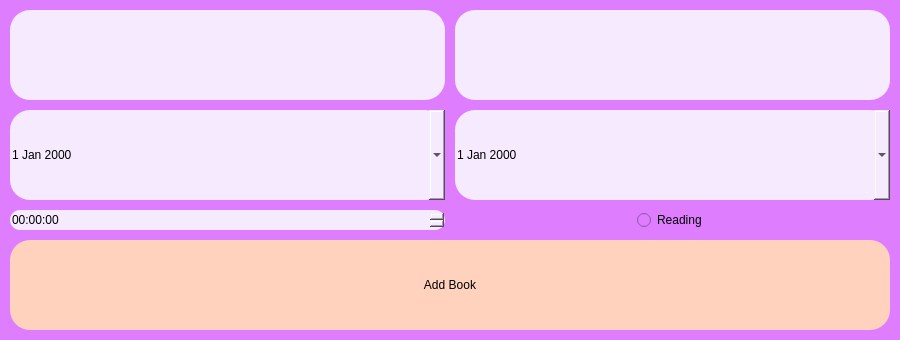
<?xml version="1.0" encoding="UTF-8"?>
<ui version="4.0">
 <class>MainWindow</class>
 <widget class="QMainWindow" name="MainWindow">
  <property name="geometry">
   <rect>
    <x>0</x>
    <y>0</y>
    <width>900</width>
    <height>340</height>
   </rect>
  </property>
  <property name="minimumSize">
   <size>
    <width>900</width>
    <height>150</height>
   </size>
  </property>
  <property name="windowTitle">
   <string>MainWindow</string>
  </property>
  <widget class="QWidget" name="centralwidget">
   <property name="styleSheet">
    <string notr="true">background-color: rgb(231, 149, 238);</string>
   </property>
   <layout class="QGridLayout" name="gridLayout_2">
    <property name="leftMargin">
     <number>0</number>
    </property>
    <property name="topMargin">
     <number>0</number>
    </property>
    <property name="rightMargin">
     <number>0</number>
    </property>
    <property name="bottomMargin">
     <number>0</number>
    </property>
    <property name="verticalSpacing">
     <number>0</number>
    </property>
    <item row="0" column="0">
     <widget class="QFrame" name="frame">
      <property name="styleSheet">
       <string notr="true">background-color: rgb(223, 125, 255);
</string>
      </property>
      <layout class="QGridLayout" name="gridLayout">
       <property name="sizeConstraint">
        <enum>QLayout::SetNoConstraint</enum>
       </property>
       <property name="leftMargin">
        <number>10</number>
       </property>
       <property name="topMargin">
        <number>10</number>
       </property>
       <property name="rightMargin">
        <number>10</number>
       </property>
       <property name="bottomMargin">
        <number>10</number>
       </property>
       <property name="spacing">
        <number>10</number>
       </property>
       <item row="1" column="0">
        <widget class="QDateEdit" name="startDate">
         <property name="sizePolicy">
          <sizepolicy hsizetype="MinimumExpanding" vsizetype="Minimum">
           <horstretch>0</horstretch>
           <verstretch>0</verstretch>
          </sizepolicy>
         </property>
         <property name="styleSheet">
          <string notr="true">background-color: rgb(246, 234, 255);
font: 12pt &quot;Segoe UI Historic&quot;;
border-radius: 20px;</string>
         </property>
         <property name="calendarPopup">
          <bool>true</bool>
         </property>
        </widget>
       </item>
       <item row="1" column="1">
        <widget class="QDateEdit" name="endDate">
         <property name="sizePolicy">
          <sizepolicy hsizetype="MinimumExpanding" vsizetype="Minimum">
           <horstretch>0</horstretch>
           <verstretch>0</verstretch>
          </sizepolicy>
         </property>
         <property name="styleSheet">
          <string notr="true">background-color: rgb(246, 234, 255);
font: 12pt &quot;Segoe UI Historic&quot;;
border-radius: 20px;</string>
         </property>
         <property name="calendarPopup">
          <bool>true</bool>
         </property>
        </widget>
       </item>
       <item row="2" column="0">
        <widget class="QTimeEdit" name="timeEdit">
         <property name="sizePolicy">
          <sizepolicy hsizetype="MinimumExpanding" vsizetype="Minimum">
           <horstretch>0</horstretch>
           <verstretch>0</verstretch>
          </sizepolicy>
         </property>
         <property name="styleSheet">
          <string notr="true">background-color: rgb(246, 234, 255);
font: 12pt &quot;Segoe UI Historic&quot;;
border-radius: 10px;</string>
         </property>
        </widget>
       </item>
       <item row="3" column="0" colspan="2">
        <widget class="QPushButton" name="addBook">
         <property name="sizePolicy">
          <sizepolicy hsizetype="Expanding" vsizetype="Minimum">
           <horstretch>0</horstretch>
           <verstretch>0</verstretch>
          </sizepolicy>
         </property>
         <property name="styleSheet">
          <string notr="true">font: 12pt &quot;Segoe UI Historic&quot;;
background-color: rgb(255, 210, 189);
border-radius: 20px;</string>
         </property>
         <property name="text">
          <string>Add Book</string>
         </property>
        </widget>
       </item>
       <item row="2" column="1" alignment="Qt::AlignHCenter">
        <widget class="QRadioButton" name="currentlyReading">
         <property name="styleSheet">
          <string notr="true">font: 12pt &quot;Segoe UI Historic&quot;;</string>
         </property>
         <property name="text">
          <string>Reading</string>
         </property>
        </widget>
       </item>
       <item row="0" column="1">
        <widget class="QLineEdit" name="authorName">
         <property name="sizePolicy">
          <sizepolicy hsizetype="MinimumExpanding" vsizetype="Minimum">
           <horstretch>0</horstretch>
           <verstretch>0</verstretch>
          </sizepolicy>
         </property>
         <property name="styleSheet">
          <string notr="true">background-color: rgb(246, 234, 255);
font: 12pt &quot;Segoe UI Historic&quot;;
border-radius: 20px;</string>
         </property>
        </widget>
       </item>
       <item row="0" column="0">
        <widget class="QLineEdit" name="bookName">
         <property name="sizePolicy">
          <sizepolicy hsizetype="MinimumExpanding" vsizetype="Minimum">
           <horstretch>0</horstretch>
           <verstretch>0</verstretch>
          </sizepolicy>
         </property>
         <property name="styleSheet">
          <string notr="true">background-color: rgb(246, 234, 255);
font: 12pt &quot;Segoe UI Historic&quot;;
border-radius: 20px;</string>
         </property>
         <property name="text">
          <string/>
         </property>
        </widget>
       </item>
      </layout>
     </widget>
    </item>
   </layout>
  </widget>
 </widget>
 <resources/>
 <connections/>
</ui>
